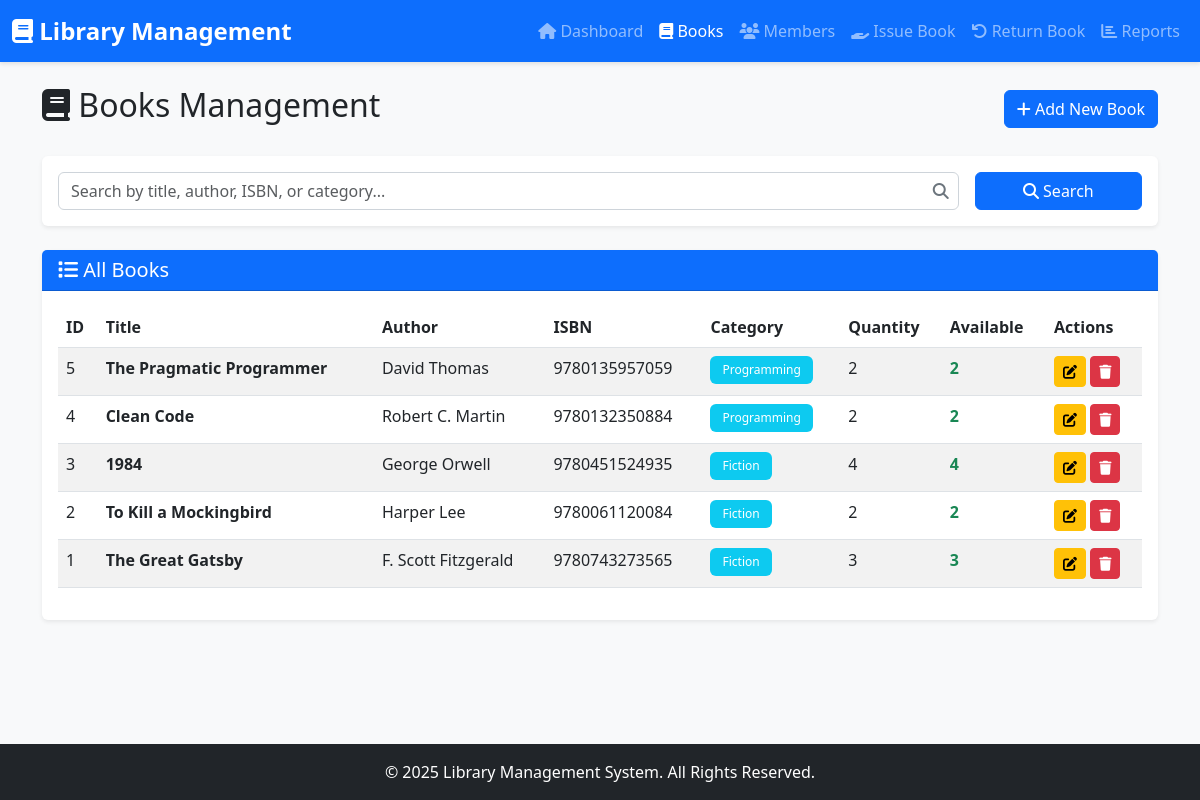
The page /api/books.php on the database its author committed.
### tables this page shows
CREATE TABLE books (
    book_id INT PRIMARY KEY AUTO_INCREMENT,
    title VARCHAR(200) NOT NULL,
    author VARCHAR(100) NOT NULL,
    isbn VARCHAR(20) UNIQUE,
    category VARCHAR(50),
    quantity INT DEFAULT 1,
    available INT DEFAULT 1,
    created_at TIMESTAMP DEFAULT CURRENT_TIMESTAMP
);

### api/books.php (the view, shortened to what this page needs)
<?php
require_once 'config.php';
$search = '';
$where_clause = '';
$sql = "SELECT * FROM books $where_clause ORDER BY book_id DESC";
$result = $conn->query($sql);
?>
<!DOCTYPE html>
<html lang="en">
<head>
    <link href="https://cdn.jsdelivr.net/npm/bootstrap@5.3.0/dist/css/bootstrap.min.css" rel="stylesheet">
    <link rel="stylesheet" href="https://cdnjs.cloudflare.com/ajax/libs/font-awesome/6.4.0/css/all.min.css">
    <link rel="stylesheet" href="assets/css/style.css">
</head>
<body>
    <nav class="navbar navbar-expand-lg navbar-dark bg-primary">
        <div class="container-fluid">
            <a class="navbar-brand" href="index.php">
                <i class="fas fa-book"></i> Library Management
            </a>
            <div class="collapse navbar-collapse" id="navbarNav">
                <ul class="navbar-nav ms-auto">
                    <li class="nav-item">
                        <a class="nav-link" href="index.php">
                            <i class="fas fa-home"></i> Dashboard
                        </a>
                    </li>
                    <li class="nav-item">
                        <a class="nav-link active" href="books.php">
                            <i class="fas fa-book"></i> Books
                        </a>
                    </li>
                    <li class="nav-item">
                        <a class="nav-link" href="members.php">
                            <i class="fas fa-users"></i> Members
                        </a>
                    </li>
                    <li class="nav-item">
                        <a class="nav-link" href="issue.php">
                            <i class="fas fa-hand-holding"></i> Issue Book
                        </a>
                    </li>
                    <li class="nav-item">
                        <a class="nav-link" href="return.php">
                            <i class="fas fa-undo"></i> Return Book
                        </a>
                    </li>
                    <li class="nav-item">
                        <a class="nav-link" href="reports.php">
                            <i class="fas fa-chart-bar"></i> Reports
                        </a>
                    </li>
                </ul>
            </div>
        </div>
    </nav>
    <div class="container mt-4">
        <div class="d-flex justify-content-between align-items-center mb-4">
            <h2><i class="fas fa-book"></i> Books Management</h2>
            <button class="btn btn-primary" data-bs-toggle="modal" data-bs-target="#addBookModal">
                <i class="fas fa-plus"></i> Add New Book
            </button>
        </div>
        <div class="card mb-4">
            <div class="card-body">
                <form method="GET" action="books.php" class="row g-3">
                    <div class="col-md-10">
                        <div class="search-box">
                            <input type="text" name="search" class="form-control"
                                   placeholder="Search by title, author, ISBN, or category..."
                                   value="<?php echo htmlspecialchars($search); ?>">
                            <i class="fas fa-search search-icon"></i>
                        </div>
                    </div>
                    <div class="col-md-2">
                        <button type="submit" class="btn btn-primary w-100">
                            <i class="fas fa-search"></i> Search
                        </button>
                    </div>
                </form>
            </div>
        </div>
        <div class="card">
            <div class="card-header bg-primary text-white">
                <h5 class="mb-0"><i class="fas fa-list"></i> All Books</h5>
            </div>
            <div class="card-body">
                <div class="table-responsive">
                    <table class="table table-hover table-striped">
                        <thead>
                            <tr>
                                <th>ID</th>
                                <th>Title</th>
                                <th>Author</th>
                                <th>ISBN</th>
                                <th>Category</th>
                                <th>Quantity</th>
                                <th>Available</th>
                                <th>Actions</th>
                            </tr>
                        </thead>
                        <tbody>
                            <?php
                            if ($result->num_rows > 0) {
                                while ($row = $result->fetch_assoc()) {
                                    $status_class = $row['available'] > 0 ? 'text-success' : 'text-danger';
                                    echo "<tr>
                                            <td>{$row['book_id']}</td>
                                            <td><strong>" . htmlspecialchars($row['title']) . "</strong></td>
                                            <td>" . htmlspecialchars($row['author']) . "</td>
                                            <td>" . htmlspecialchars($row['isbn']) . "</td>
                                            <td><span class='badge bg-info'>" . htmlspecialchars($row['category']) . "</span></td>
                                            <td>{$row['quantity']}</td>
                                            <td class='$status_class'><strong>{$row['available']}</strong></td>
                                            <td>
                                                <button class='btn btn-sm btn-warning edit-btn'
                                                        data-id='{$row['book_id']}'
                                                        data-title='" . htmlspecialchars($row['title']) . "'
                                                        data-author='" . htmlspecialchars($row['author']) . "'
                                                        data-isbn='" . htmlspecialchars($row['isbn']) . "'
                                                        data-category='" . htmlspecialchars($row['category']) . "'
                                                        data-quantity='{$row['quantity']}'
                                                        data-bs-toggle='modal'
                                                        data-bs-target='#editBookModal'>
                                                    <i class='fas fa-edit'></i>
                                                </button>
                                                <a href='books.php?delete={$row['book_id']}'
                                                   class='btn btn-sm btn-danger'
                                                   onclick='return confirm(\"Are you sure you want to delete this book?\")'>
                                                    <i class='fas fa-trash'></i>
                                                </a>
                                            </td>
                                          </tr>";
                                }
                            } else {
                                echo "<tr><td colspan='8' class='text-center'>No books found</td></tr>";
                            }
                            ?>
                        </tbody>
                    </table>
                </div>
            </div>
        </div>
    </div>
    <footer class="bg-dark text-white text-center py-3 mt-5">
        <p class="mb-0">&copy; 2025 Library Management System. All Rights Reserved.</p>
    </footer>
</body>
</html>

### assets/css/style.css (style rules this page uses)
body { font-family: 'Segoe UI', Tahoma, Geneva, Verdana, sans-serif; background-color: #f8f9fa; min-height: 100vh; display: flex; flex-direction: column; }
.container { flex: 1; }
.card { border: none; box-shadow: 0 0.125rem 0.25rem rgba(0, 0, 0, 0.075); transition: transform 0.3s ease, box-shadow 0.3s ease; }
.table { background-color: white; }
.table thead { background-color: #f8f9fa; }
.btn { transition: all 0.3s ease; }
.badge { padding: 0.5rem 0.75rem; font-weight: 500; }
.form-control, .form-select { border-radius: 0.375rem; border: 1px solid #ced4da; transition: border-color 0.15s ease-in-out, box-shadow 0.15s ease-in-out; }
.navbar { box-shadow: 0 2px 4px rgba(0, 0, 0, 0.1); }
.navbar-brand { font-weight: 600; font-size: 1.5rem; }
footer { margin-top: auto; }
.search-box { position: relative; }
.search-box input { padding-right: 2.5rem; }
.search-box .search-icon { position: absolute; right: 10px; top: 50%; transform: translateY(-50%); color: #6c757d; }

### rows shown on the page
books: book_id "5", title "The Pragmatic Programmer", author "David Thomas", isbn "9780135957059", category "Programming", quantity "2", available "2"
books: book_id "4", title "Clean Code", author "Robert C. Martin", isbn "9780132350884", category "Programming", quantity "2", available "2"
books: book_id "3", title "1984", author "George Orwell", isbn "9780451524935", category "Fiction", quantity "4", available "4"
books: book_id "2", title "To Kill a Mockingbird", author "Harper Lee", isbn "9780061120084", category "Fiction", quantity "2", available "2"
books: book_id "1", title "The Great Gatsby", author "F. Scott Fitzgerald", isbn "9780743273565", category "Fiction", quantity "3", available "3"
